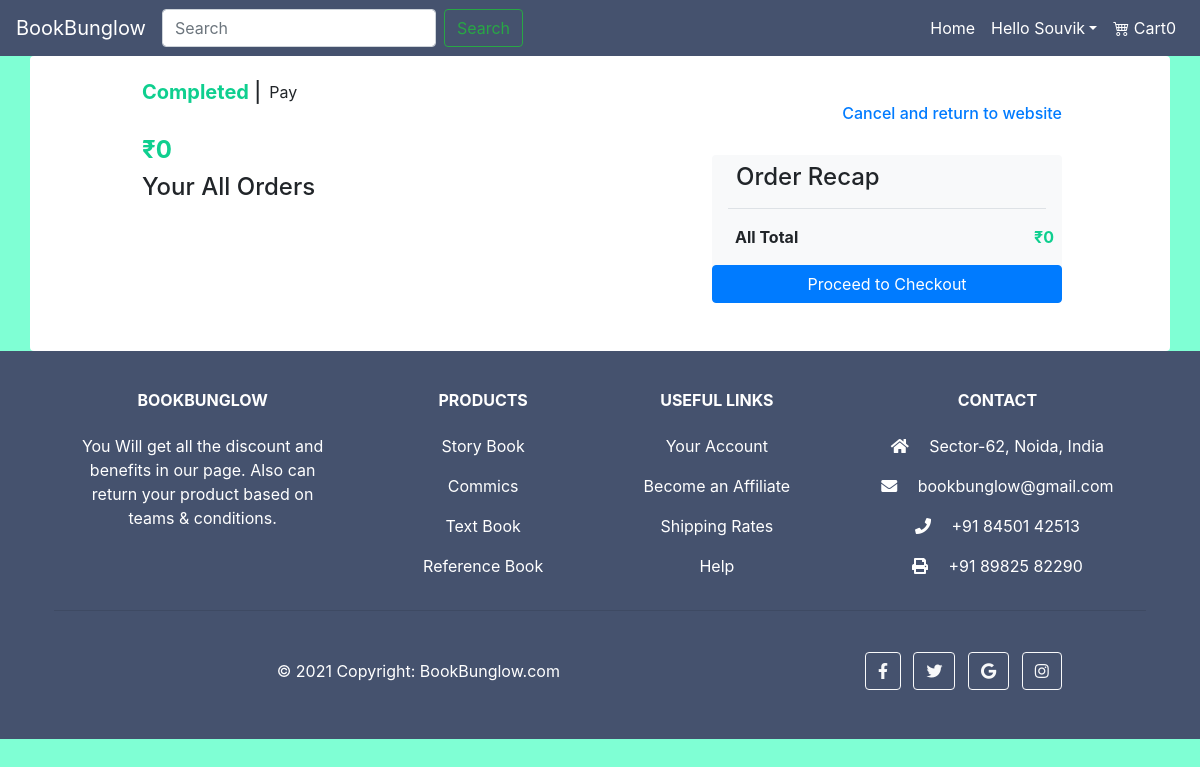
Before: /cart (signed in) with the older database file.
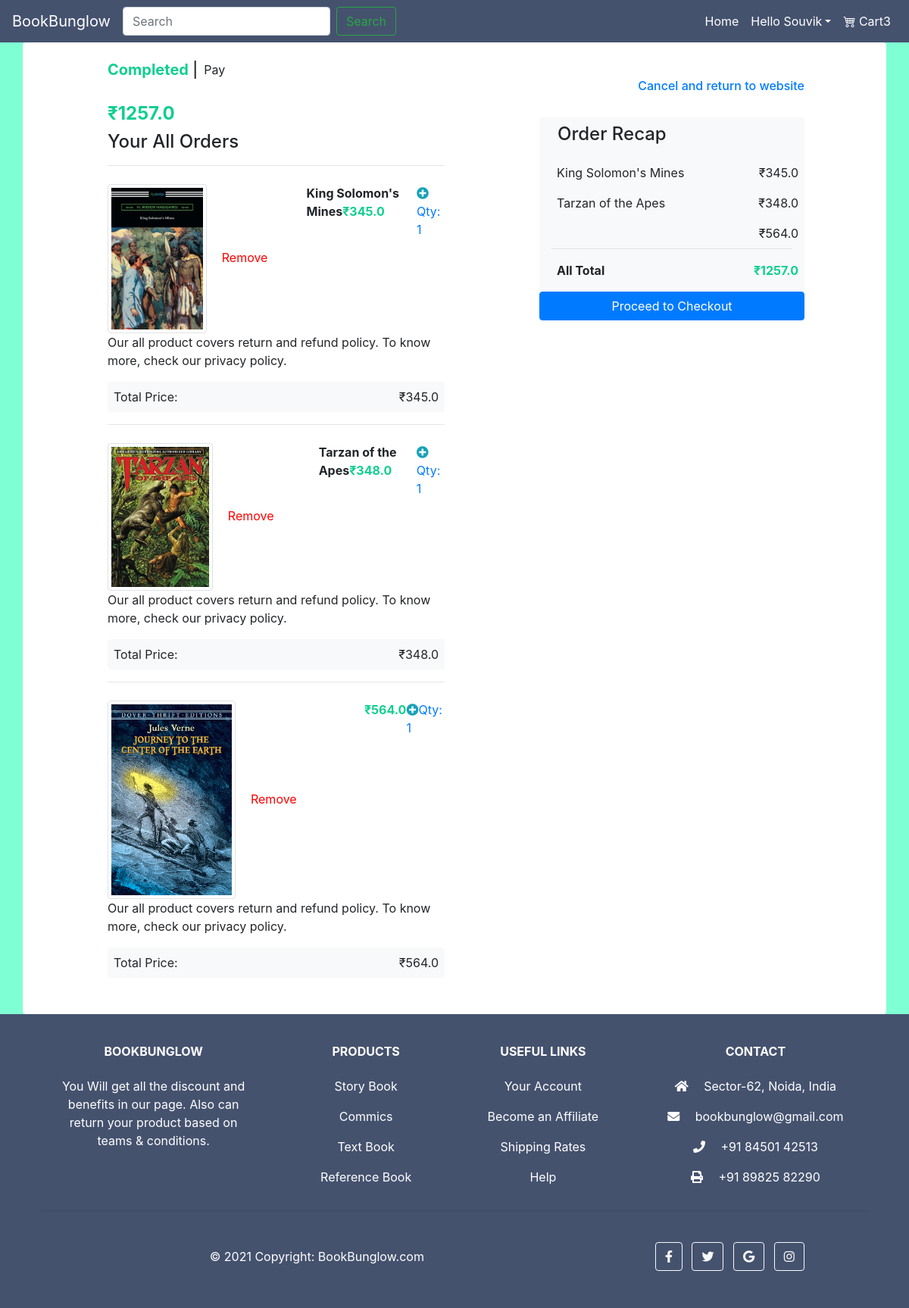
After: the same page with the newer database file.
### tables this page shows
CREATE TABLE users 
		(userId INTEGER PRIMARY KEY, 
		password TEXT,
		email TEXT,
		firstName TEXT,
		lastName TEXT,
		address1 TEXT,
		address2 TEXT,
		zipcode TEXT,
		city TEXT,
		state TEXT,
		country TEXT, 
		phone TEXT
		);

CREATE TABLE cart
		(cartId INTEGER PRIMARY KEY,
      	userId INTEGER,
		productId INTEGER,
		qty INTEGER,
		FOREIGN KEY(userId) REFERENCES users(userId),
		FOREIGN KEY(productId) REFERENCES products(productId)
		);

CREATE TABLE products
		(productId INTEGER PRIMARY KEY,
		name TEXT,
		price REAL,
		description TEXT,
		image TEXT,
		stock INTEGER,
		categoryId INTEGER,
		FOREIGN KEY(categoryId) REFERENCES categories(categoryId)
		);

### app.py (the view)
@app.route("/cart")
def cart():
    if 'email' not in session:
        return redirect(url_for('loginForm'))
    loggedIn, firstName, noOfItems = getLoginDetails()
    email = session['email']
    with sqlite3.connect('database.db') as conn:
        cur = conn.cursor()
        cur.execute("SELECT userId FROM users WHERE email = '" + email + "'")
        userId = cur.fetchone()[0]
        cur.execute("SELECT products.productId, products.name, products.price, products.image, cart.qty FROM products, cart WHERE products.productId = cart.productId AND cart.userId = " + str(userId))
        products = cur.fetchall()
    totalPrice = 0; subTotalPrice = []
    for product in products:
        totalPrice += (product[2] * product[4])
        subTotalPrice.append((product[2] * product[4]))
        print(product)
    return render_template("cart.html", products = products, totalPrice=totalPrice, subTotalPrice=subTotalPrice, loggedIn=loggedIn, firstName=firstName, noOfItems=noOfItems)

### app.py (called while the page is built)
def getLoginDetails():
    with sqlite3.connect('database.db') as conn:
        cur = conn.cursor()
        if 'email' not in session:
            loggedIn = False
            firstName = ''
            noOfItems = 0
        else:
            loggedIn = True
            cur.execute("SELECT userId, firstName FROM users WHERE email = '" + session['email'] + "'")
            userId, firstName = cur.fetchone()
            cur.execute("SELECT count(productId) FROM cart WHERE userId = " + str(userId))
            noOfItems = cur.fetchone()[0]
    conn.close()
    return (loggedIn, firstName, noOfItems)

### templates/cart.html (shortened to what this page needs)
<!DOCTYPE html>
<html lang="en">
<head>
    <link href="https://cdn.jsdelivr.net/npm/bootstrap-icons@1.3.0/font/bootstrap-icons.css" rel="stylesheet" />
    <link href="https://stackpath.bootstrapcdn.com/bootstrap/4.4.1/css/bootstrap.min.css" rel="stylesheet" />
    <link rel="stylesheet" href="https://pro.fontawesome.com/releases/v5.10.0/css/all.css" />
    <link rel="stylesheet" href="https://stackpath.bootstrapcdn.com/bootstrap/4.4.1/css/bootstrap.min.css" />
</head>
<body>
    <nav class="navbar navbar-expand-lg navbar-light" style="background-color: #45526e;">
        <a class="navbar-brand text-white" href="/">BookBunglow</a>
        <div class="collapse navbar-collapse" id="navbarSupportedContent">
            <form class="form-inline my-2 my-lg-0" action="{{ url_for( 'searchItem' ) }}">
                <input class="form-control mr-sm-2" type="text" name="searchQuery" placeholder="Search" aria-label="Search">
                <input class="btn btn-outline-success my-2 my-sm-0" type="submit" value="Search">
            </form>
            <ul class="navbar-nav ml-auto">
                <li class="nav-item active">
                    <a class="nav-link text-white" href="/">Home <span class="sr-only">(current)</span></a>
                </li>
                {% if not loggedIn %}
                <li class="nav-item">
                    <a class="nav-link text-white" href="/loginForm">Sign In/Sign Up</a>
                </li>
                {% else %}
                <li class="nav-item dropdown">
                    <a class="nav-link dropdown-toggle text-white" href="#" id="navbarDropdown" role="button" data-toggle="dropdown" aria-haspopup="true" aria-expanded="false">Hello {{firstName}}</a>
                </li>
                {% endif %}
                <li class="nav-item active">
                    <a class="nav-link text-white" href="/cart"><i class="bi bi-cart4"></i> Cart{{noOfItems}}<span class="sr-only">(current)</span></a>
                </li>
            </ul>
        </div>
    </nav>
    <div class="container rounded bg-white container-fluid">
        <div class="row d-flex justify-content-center pb-5">
            <div class="col-sm-5 col-md-5 ml-1">
                <div class="py-4 d-flex flex-row">
                    <h5><b class="green">Completed</b> | </h5><span class="pl-2">Pay</span>
                </div>
                <h4 class="green">₹{{ totalPrice }}</h4>
                <h4>Your All Orders</h4>
                {% set count = [] %} {% for product in products %}
                <hr>
                <div class="d-flex pt-2">
                    <div class="justify-content-center">
                        <img src="{{ url_for( 'static', filename='uploads/' + product[3]) }}" class="img-thumbnail img-fluid" alt="{{product[1]}}">
                        <a style="margin-left: 15px; color: red" href="/removeFromCart?productId={{product[0]}}">Remove</a>
                    </div>
                    <div>
                        <p><b>{{ product[1] }}</b><span class="green">₹{{ product[2] }}</span></p>
                    </div>
                    <div class="ml-auto">
                        <p class="text-primary"><i class="fa fa-plus-circle text-info"></i>Qty: {{ product[4] }}</p>
                    </div>
                </div>
                <p>Our all product covers return and refund policy. To know more, check our privacy policy.</p>
                <div class="rounded bg-light d-flex">
                    <div class="p-2">Total Price:</div>
                    <div class="ml-auto p-2">₹{{ subTotalPrice[count | length] }}</div>
                </div>
                {% set __ = count.append(1) %} {% endfor %}
            </div>
            <div class="col-sm-3 col-md-4 offset-md-1 mobile mt-lg-4 mt-md-4 mt-sm-3">
                <div class="py-4 d-flex justify-content-end">
                    <h6><a href="{{ url_for('root') }}">Cancel and return to website</a></h6>
                </div>
                <div class="bg-light rounded d-flex flex-column">
                    <div class="p-2 ml-3">
                        <h4>Order Recap</h4>
                    </div>
                    {% set count = [] %} {% for product in products %}
                    <div class="p-2 d-flex">
                        <div class="col-8">{{ product[1] }}</div>
                        <div class="ml-auto">₹{{ subTotalPrice[count | length] }}</div>
                    </div>
                    {% set __ = count.append(1) %} {% endfor %}
                    <div class="border-top px-4 mx-3"></div>
                    <div class="p-2 d-flex pt-3">
                        <div class="col-8"><b>All Total</b></div>
                        <div class="ml-auto"><b class="green">₹{{ totalPrice }}</b></div>
                    </div>
                    <div class="pt-2">
                        <div> <a href="/checkout" class="btn btn-primary btn-block">Proceed to Checkout</a></div>
                    </div>
                </div>
            </div>
        </div>
    </div>
    <div>
        <footer class="text-center text-lg-start text-white" style="background-color: #45526e">
            <div class="container p-4 pb-0">
                <section class="">
                    <div class="row">
                        <div class="col-md-3 col-lg-3 col-xl-3 mx-auto mt-3">
                            <h6 class="text-uppercase mb-4 font-weight-bold">
                                BookBunglow
                            </h6>
                            <p>You Will get all the discount and benefits in our page. Also can return your product based on teams & conditions.</p>
                        </div>
                        <div class="col-md-2 col-lg-2 col-xl-2 mx-auto mt-3">
                            <h6 class="text-uppercase mb-4 font-weight-bold">Products</h6>
                            <p><a class="text-white">Story Book</a></p>
                            <p><a class="text-white">Commics</a></p>
                            <p><a class="text-white">Text Book</a></p>
                            <p><a class="text-white">Reference Book</a></p>
                        </div>
                        <div class="col-md-3 col-lg-2 col-xl-2 mx-auto mt-3">
                            <h6 class="text-uppercase mb-4 font-weight-bold">
                                Useful links
                            </h6>
                            <p><a class="text-white">Your Account</a></p>
                            <p><a class="text-white">Become an Affiliate</a></p>
                            <p><a class="text-white">Shipping Rates</a></p>
                            <p><a class="text-white">Help</a></p>
                        </div>
                        <div class="col-md-4 col-lg-3 col-xl-3 mx-auto mt-3">
                            <h6 class="text-uppercase mb-4 font-weight-bold">Contact</h6>
                            <p><i class="fas fa-home mr-3"></i> Sector-62, Noida, India</p>
                            <p><i class="fas fa-envelope mr-3"></i> bookbunglow@gmail.com</p>
                            <p><i class="fas fa-phone mr-3"></i> +91 84501 42513</p>
                            <p><i class="fas fa-print mr-3"></i> +91 89825 82290</p>
                        </div>
                    </div>
                </section>
                <hr class="my-3">
                <section class="p-3 pt-0">
                    <div class="row d-flex align-items-center">
                        <div class="col-md-7 col-lg-8 text-center text-md-start">
                            <div class="p-3">
                                © 2021 Copyright:
                                <a class="text-white" href="https://mdbootstrap.com/">BookBunglow.com</a>
                            </div>
                        </div>
                        <div class="col-md-5 col-lg-4 ml-lg-0 text-center text-md-end">
                            <a class="btn btn-outline-light btn-floating m-1" href="https://www.facebook.com/sourocks1000/" class="text-white" role="button"><i class="fab fa-facebook-f"></i></a>
                            <a class="btn btn-outline-light btn-floating m-1" href="https://twitter.com/SouvikG28051701" class="text-white" role="button"><i class="fab fa-twitter"></i></a>
                            <a class="btn btn-outline-light btn-floating m-1" href="www.google.com" class="text-white" role="button"><i class="fab fa-google"></i></a>
                            <a class="btn btn-outline-light btn-floating m-1" href="https://www.instagram.com/rocks_riko/" class="text-white" role="button"><i class="fab fa-instagram"></i></a>
                        </div>
                    </div>
                </section>
            </div>
        </footer>
    </div>
</body>
</html>

### templates/cart.html (style rules this page uses)
body { background-color: aquamarine; }
.green { color: rgb(15, 207, 143); font-weight: 680 }
.img-thumbnail { width: 50%; height: 15; }

Changed rows visible on the page:
added cart: image (picture), name "King Solomon's Mines", price "345.0", qty "1", subTotalPrice "345.0"
added cart: image (picture), name "Tarzan of the Apes", price "348.0", qty "1", subTotalPrice "348.0"
added cart: image (picture), price "564.0", qty "1", subTotalPrice "564.0"
Other visible differences:
{{ noOfItems }}: "0" → "3"
{{ totalPrice }}: "0" → "1257.0"
